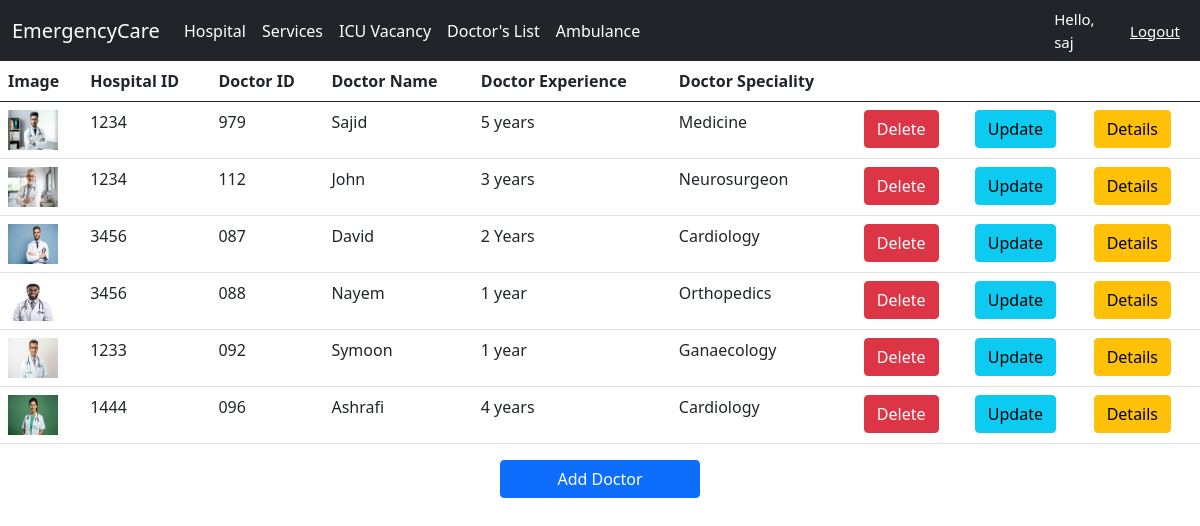
The app's page /DoctorList/ (signed in), older data.
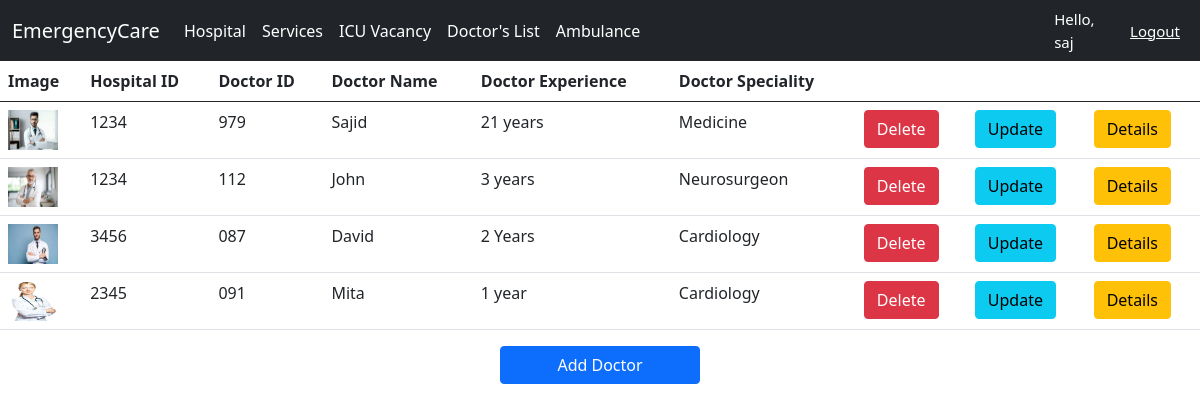
The same page, newer data.
### Location/models.py (models this page shows, shortened)
class DoctorList(models.Model):
    H_ID = models.ForeignKey(Hospital, on_delete=models.CASCADE, blank=True, null=True)
    D_ID = models.CharField(max_length=200, blank=True, null=True)
    D_Name = models.CharField(max_length=200, blank=True, null=True)
    D_Experience = models.CharField(max_length=200, blank=True, null=True)
    D_Speciality = models.CharField(max_length=200, blank=True, null=True)
    status_availabilty = (
       ('Available','Available'),
        ('Not Available', 'Not Available'),
    )
    Availability = models.CharField(max_length=100, choices=status_availabilty,blank=True,null=True)
    image = models.ImageField(upload_to='images/', blank=True, null=True, default='images/default.jpg')

class Hospital(models.Model):
    H_ID = models.CharField(max_length=200)
    H_name = models.CharField(max_length=200)
    Co_ordinate = models.ForeignKey(Location, on_delete=models.CASCADE)
    image = models.ImageField(upload_to='images/',blank=True, null=True, default='images/default.jpg')
    def __str__(self):
        return self.H_ID

### Location/views.py (the view)
# urls.py: path('DoctorList/',l_views.doctorlist,name='DoctorList'),
@login_required(login_url='login')
def doctorlist(request):
    doctorlist = DoctorList.objects.all()
    context = {
        'doctorlist': doctorlist,
    }
    return render(request, template_name='hospital/DoctorList.html',context=context)

### templates/hospital/DoctorList.html
 {% extends 'hospital/Home.html' %}
 {% block content %}
 {% load static %}
<table class="table">
  <thead>
    <tr>
      <th scope="col">Image</th>
      <th scope="col">Hospital ID</th>
        <th scope="col">Doctor ID</th>
        <th scope="col">Doctor Name</th>
      <th scope="col">Doctor Experience</th>
      <th scope="col">Doctor Speciality</th>
      <th></th>
      <th></th>
      <th></th>
    </tr>
  </thead>
  <tbody>
  {% for d in doctorlist %}
    <tr>
      <td><img src="{{d.image.url}}" style="height: 40px; width: 50px;"></td>
      <td>{{d.H_ID}}</td>
      <td>{{d.D_ID}}</td>
      <td>{{d.D_Name}}</td>
      <td>{{d.D_Experience}}</td>
      <td>{{d.D_Speciality}}</td>
      {% if request.user.is_staff %}
      <td><a href="{% url 'delete_doctor' d.id %}" class="btn btn-danger">Delete</a></td>
      <td><a href="{% url 'update_doctor' d.id %}" class="btn btn-info">Update</a></td>
      {% endif %}
      <td><a href="{% url 'DoctorDetails' d.id %}" class = "btn btn-warning">Details</a></td>
    </tr>
  {% endfor %}
  </tbody>
</table>
  {% if request.user.is_staff %}
 <div class = "d-grid gap-2 col-2 mx-auto" style="...">
  <a href="{% url 'add_doctor' %}" class = "btn btn-primary">Add Doctor</a>
 </div>
 {% endif %}
{% endblock %}

Row changes from the older to the newer data that the page shows:
removed DoctorList: image (picture), H_ID "3456", D_ID "088", D_Name "Nayem", D_Experience "1 year", D_Speciality "Orthopedics"
removed DoctorList: image (picture), H_ID "1233", D_ID "092", D_Name "Symoon", D_Experience "1 year", D_Speciality "Ganaecology"
removed DoctorList: image (picture), H_ID "1444", D_ID "096", D_Name "Ashrafi", D_Experience "4 years", D_Speciality "Cardiology"
changed DoctorList "Sajid": D_Experience "5 years" → "21 years"
added DoctorList: image (picture), H_ID "2345", D_ID "091", D_Name "Mita", D_Experience "1 year", D_Speciality "Cardiology"
